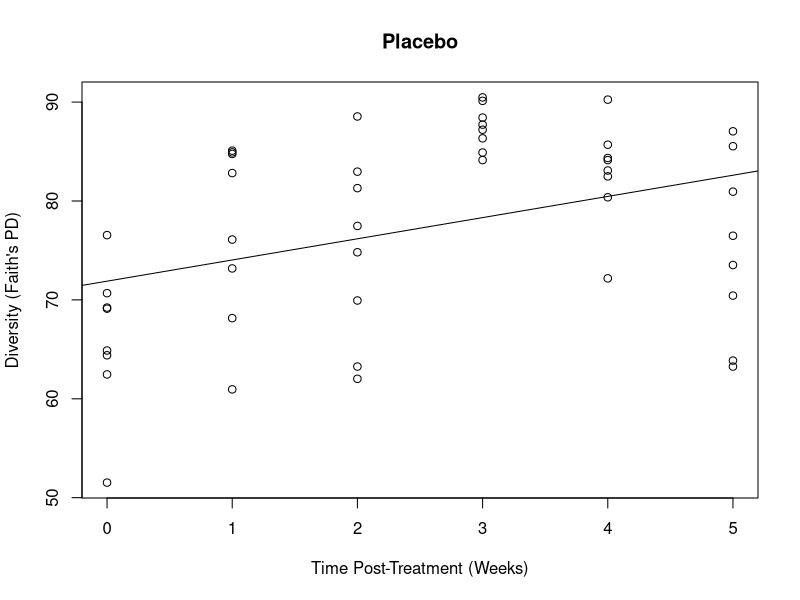
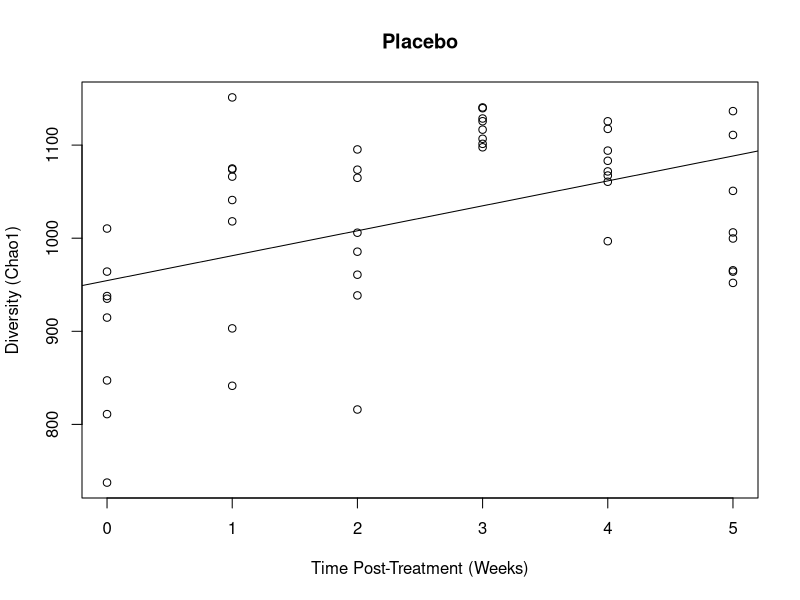
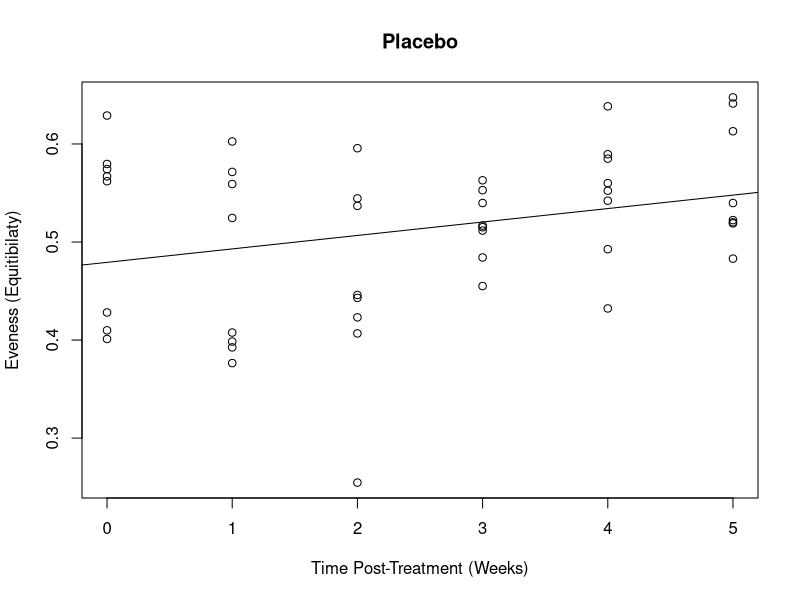
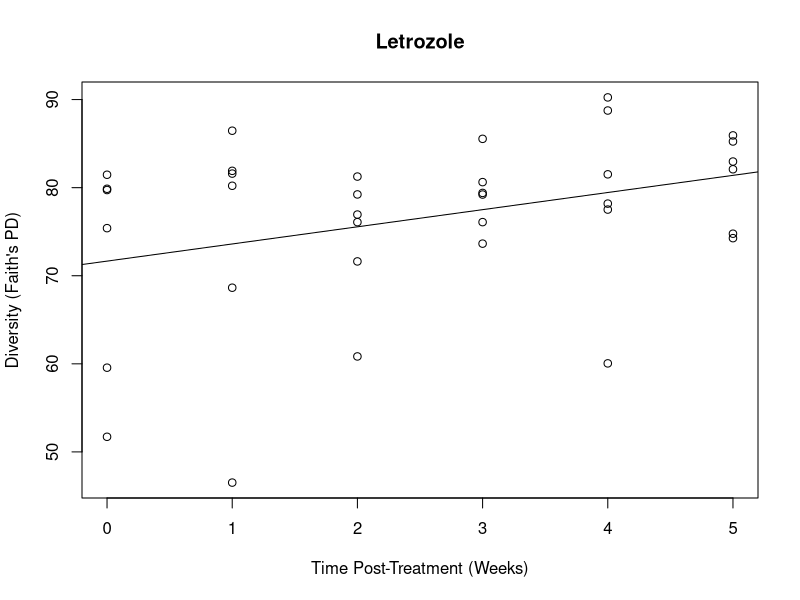
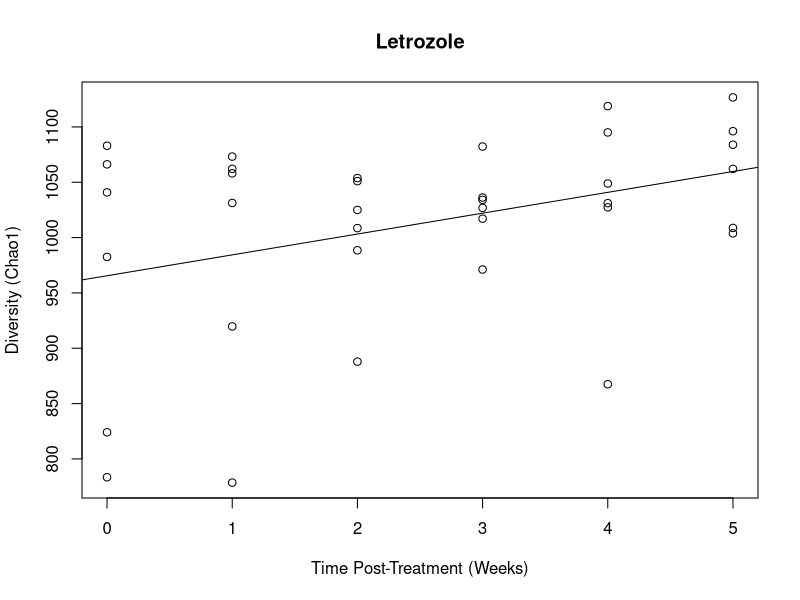
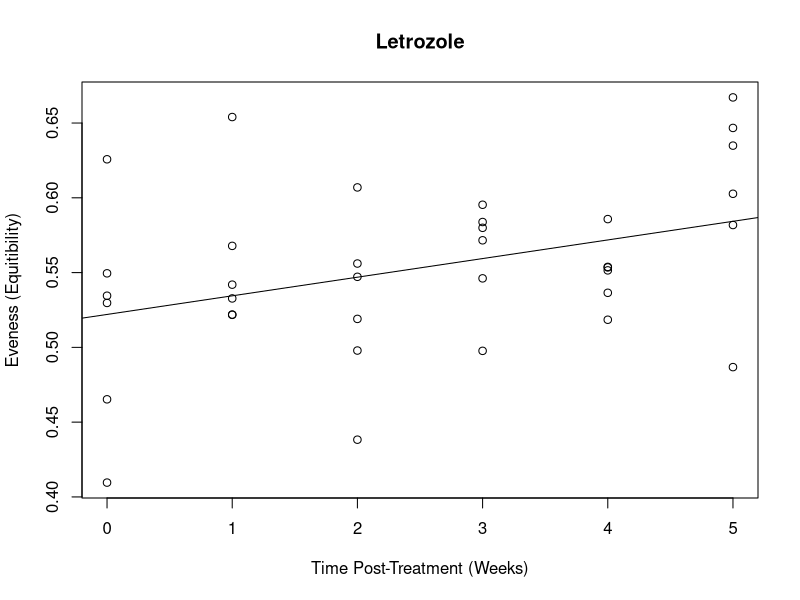
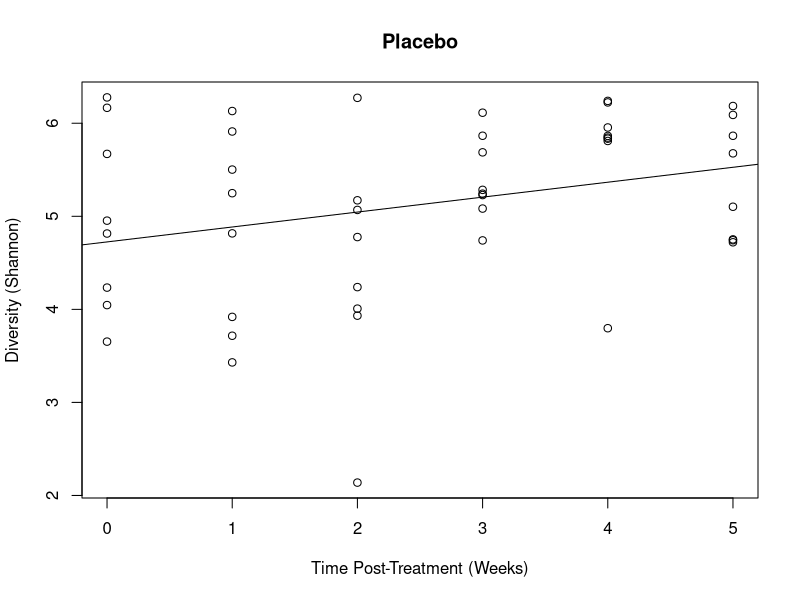
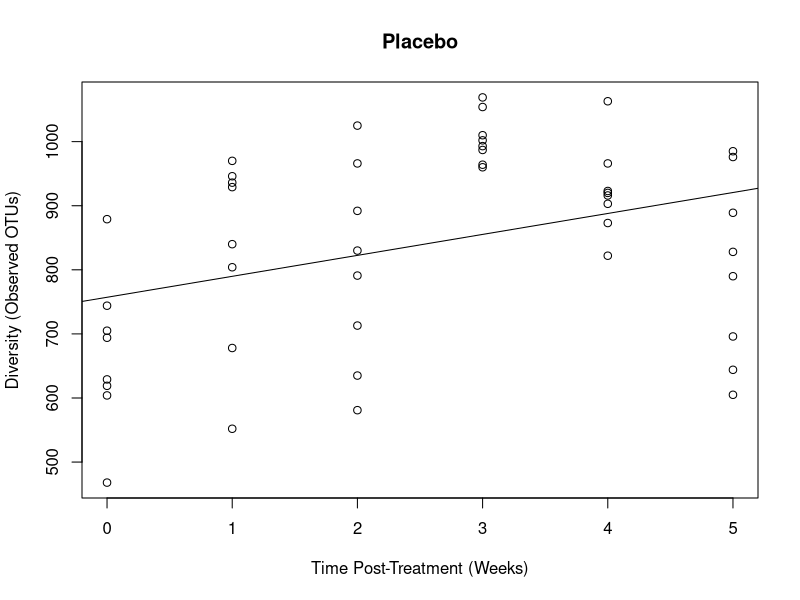

Write R code to recreate these figures, in order.
# Alpha Diversity Analysis for Torres et al. 2017 Developmental Stage Influences metabolic and gut microbiome of PCOS mouse model
# Used the output from qiime using alpha_diversity.py followed by add_alpha_to_mapping_file
getwd()
#setwd("/Volumes/PBD/PCOS.PhD/Microbiome_Torres.et.al.Files")

setwd("/Users/Pedro_Torres/Desktop/PCOS_Analysis/PCOS.16S.PhD/Age_study_not_merged")
#import mapping file with diversity metrics
mapping_file=read.csv("mapping_file_kina_dropped_samples_alphaDiv.csv", header=T, sep=",", as.is = T, row.names = 1, check.names = F )
#labels(mapping_file)

# alpha diverity

#placebo-------
placebo=subset(mapping_file, Treatment =="Placebo")

#PD
lm.pd.p=with(placebo, lm(PD_whole_tree_alpha~time))
summary(lm.pd.p)
with(placebo,plot(time,PD_whole_tree_alpha, title("Placebo"), xlab="Time Post-Treatment (Weeks)", ylab="Diversity (Faith's PD)"))
abline(lm.pd.p)

#chao1
lm.chao1.p=with(placebo, lm(chao1_alpha~time))
summary(lm.chao1.p)
with(placebo, plot(time,chao1_alpha,title("Placebo"), xlab="Time Post-Treatment (Weeks)", ylab="Diversity (Chao1)"))
abline(lm.chao1.p)

#equitability-eveness
lm.equitability=with(placebo, lm(equitability~time))
summary(lm.equitability)
with(placebo, plot(time,equitability,title("Placebo"),xlab="Time Post-Treatment (Weeks)", ylab="Eveness (Equitibilaty)"))
abline(lm.equitability)

#letrozole----------------
letrozole=subset(mapping_file, Treatment =="Letrozole")
unique(letrozole)

#PD
lm.pd=with(letrozole, lm(PD_whole_tree_alpha~time))
summary(lm.pd)
with(letrozole,plot(time,PD_whole_tree_alpha,title("Letrozole"), xlab="Time Post-Treatment (Weeks)", ylab="Diversity (Faith's PD)"))
abline(lm.pd)

#chao1
lm.chao1=with(letrozole, lm(chao1_alpha~time))
summary(lm.chao1)
with(letrozole, plot(time,chao1_alpha,title("Letrozole"),xlab="Time Post-Treatment (Weeks)", ylab="Diversity (Chao1)"))
abline(lm.chao1)

#equitability
lm.equitability.L=with(letrozole, lm(equitability~time))
summary(lm.equitability.L)
with(letrozole, plot(time,equitability,title("Letrozole"),xlab="Time Post-Treatment (Weeks)", ylab="Eveness (Equitibility)"))
abline(lm.equitability.L)







# Supplementary Material and more ________________________________________



#placebo supplementary material
#shannon
lm.shannon.p=with(placebo, lm(shannon_alpha~time))
summary(lm.shannon.p)
with(placebo,plot(time, shannon_alpha, title("Placebo"), xlab="Time Post-Treatment (Weeks)", ylab="Diversity (Shannon)"))
abline(lm.shannon.p)
#observedotus.
lm.observed.otus.p=with(placebo, lm(observed_otus_alpha~time))
summary(lm.observed.otus.p)
with(placebo, plot(time, observed_otus_alpha, title("Placebo"), xlab="Time Post-Treatment (Weeks)", ylab="Diversity (Observed OTUs)"))
abline(lm.observed.otus.p)


#letrozole
#shannon
lm.shannon=with(letrozole, lm(shannon_alpha~time))
summary(lm.shannon)
with(letrozole, plot(time,shannon_alpha, title("Letrozole"),xlab="Time Post-Treatment (Weeks)", ylab="Diversity (Shannon)"))
abline(lm.shannon)
#observed otus
lm.observed_otus=with(letrozole, lm(observed_otus_alpha~time))
summary(lm.observed_otus)
with(letrozole,plot(time, observed_otus_alpha, title("Letrozole"),xlab="Time Post-Treatment (Weeks)", ylab="Diversity (Observed OTUs)"))
abline(lm.observed_otus)
letrozole$observed_otus_alpha
placebo=subset(mapping_file, Treatment =="Placebo")
unique(placebo)
lm.pd=with(placebo, lm(PD_whole_tree_alpha~time))
summary(lm.pd)
with(placebo,plot(time,PD_whole_tree_alpha))
abline(lm.pd)

